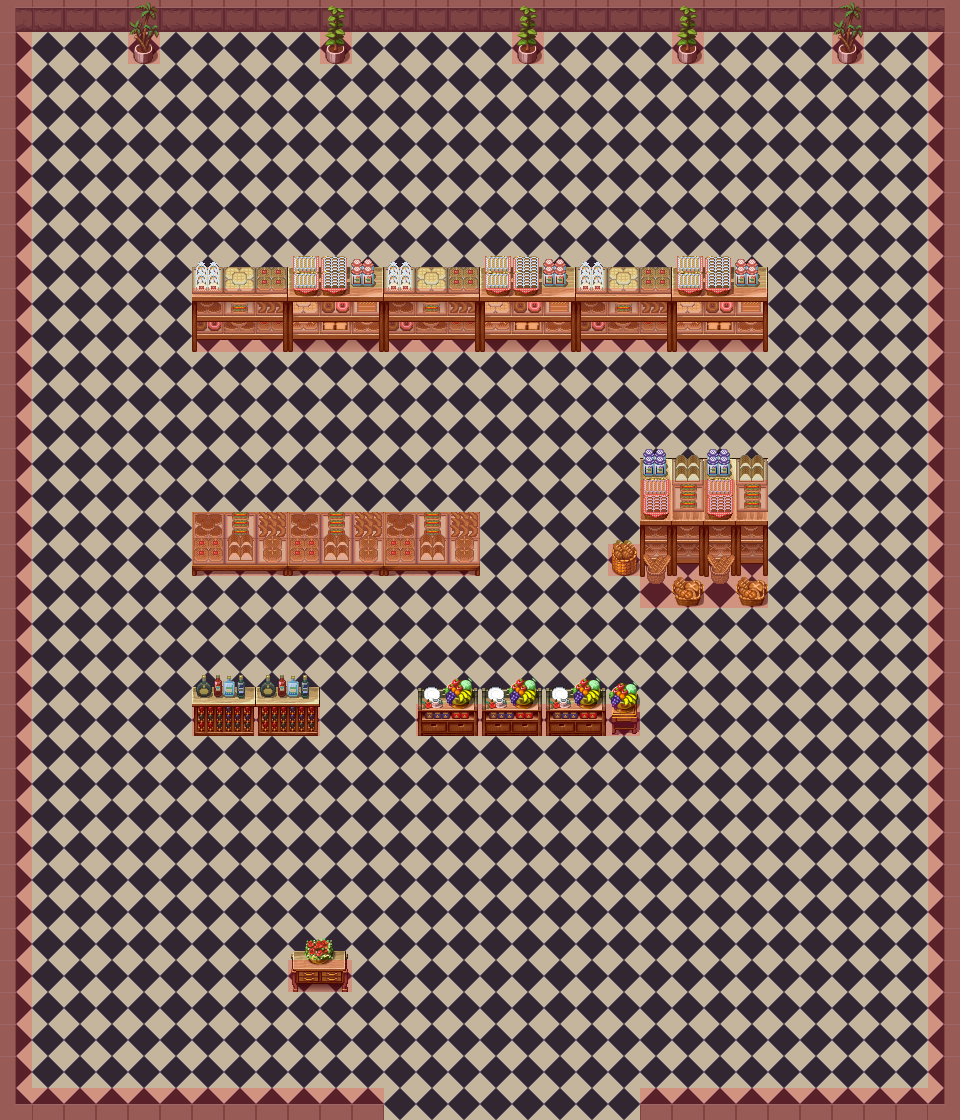

Below is a game level as drawn by its tile map, then a one-line description and the .tmx that defines it (tile-layer data replaced by summaries):
An orthogonal 30x35 tile map with 32x32 px tiles, 4 tile layers (Background, Foreground, shop, Meta), 5 tilesets and 8 objects (2x BasicEnemy, TalkingNPC, FollowingEnemy, Entrance, SpawnPoint, ...).

<map version="1.0" tiledversion="1.1.2" orientation="orthogonal" renderorder="right-down" width="30" height="35" tilewidth="32" tileheight="32" infinite="0" nextobjectid="63">
 <tileset firstgid="1" name="tmw_desert_spacing" tilewidth="32" tileheight="32" spacing="1" margin="1" tilecount="48" columns="8">
  <image source="tmw_desert_spacing.png" width="265" height="199" />
 </tileset>
 <tileset firstgid="49" name="meta_tiles" tilewidth="32" tileheight="32" spacing="1" margin="1" tilecount="2" columns="2">
  <image source="meta_tiles.png" width="67" height="34" />
  <tile id="0">
   <properties>
    <property name="Collidable" value="True" />
   </properties>
  </tile>
  <tile id="1">
   <properties>
    <property name="Collectable" value="True" />
   </properties>
  </tile>
 </tileset>
 <tileset firstgid="51" source="Terrain.tsx" />
 <tileset firstgid="1075" name="magecity" tilewidth="32" tileheight="32" tilecount="360" columns="8">
  <image source="magecity.png" width="256" height="1450" />
 </tileset>
 <tileset firstgid="1435" name="shop" tilewidth="32" tileheight="32" tilecount="256" columns="16">
  <image source="request_finalized_by_nicnubill-d6xcly3.png" width="512" height="512" />
 </tileset>
 <layer name="Background" width="30" height="35">
  <data>[1050 cells, 1050 non-empty, 1 distinct tile ids]</data>
 </layer>
 <layer name="Foreground" width="30" height="35">
  <data>[1050 cells, 118 non-empty, 8 distinct tile ids]</data>
 </layer>
 <layer name="shop" width="30" height="35">
  <data>[1050 cells, 130 non-empty, 54 distinct tile ids]</data>
 </layer>
 <layer name="Meta" width="30" height="35">
  <data>[1050 cells, 207 non-empty, 1 distinct tile ids]</data>
 </layer>
 <objectgroup name="Objects">
  <object id="50" name="Store guide npc" type="TalkingNPC" x="350.349" y="959.327" width="31.2957" height="30.8927">
   <properties>
    <property name="message" value="Welcome to Arbor Store! " />
   </properties>
  </object>
  <object id="52" name="basic enemy" type="BasicEnemy" x="65.9379" y="286.309" width="36.4394" height="36.4394" />
  <object id="53" name="basic enemy" type="BasicEnemy" x="504.945" y="157.904" width="36.4394" height="36.4394" />
  <object id="55" name="following enemy" type="FollowingEnemy" x="697.553" y="381.746" width="36.4394" height="36.4394" />
  <object id="58" name="Arbor Entrance" type="Entrance" x="496.491" y="1056.57" width="27.9849" height="30.304" />
  <object id="59" name="SpawnPoint" x="492.482" y="805.628" width="33.108" height="33.108" />
  <object id="60" name="calpirg" type="CalpirgEnemy" x="310.817" y="408.713" width="41.6055" height="44.0529" />
  <object id="62" name="Arbor loading zone" type="LoadingZone" x="383.652" y="1110.24" width="264.641" height="68.9007">
   <properties>
    <property name="entrance" value="Arbor Exit" />
    <property name="world" value="arbor" />
   </properties>
  </object>
 </objectgroup>
</map>
